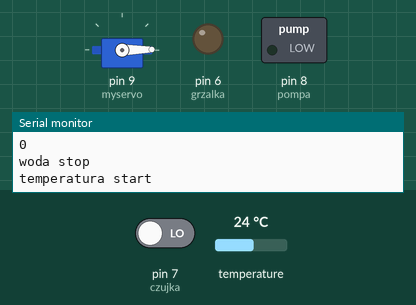
This sketch was run on a simulated Arduino Uno, built with avr-gcc and run on an emulated ATmega328P. On the bench: servo, switched loads named in the sketch (green lamp = pin HIGH), output pins drawn as LEDs (lit = HIGH), the last lines printed to the serial monitor. Dashed ring = blinking. Inputs (shaded band) come from the test bench; at power-on: temperature 24 °C, pin 7 (czujka) LOW.

Above: at 3.2 s.
3.3 s: temperature set to 22.1 °C
At 3.84 s:
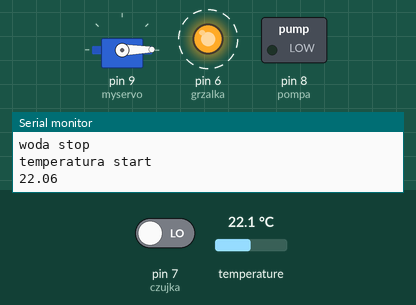
7.3 s: pin 7 (czujka) driven HIGH
At 9.1 s:
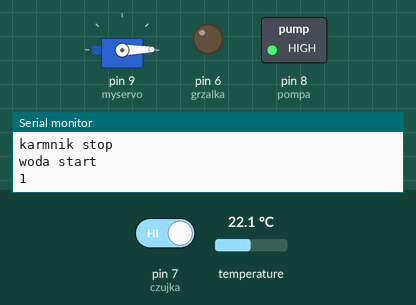
11.3 s: pin 7 (czujka) driven LOW
At 13.74 s:
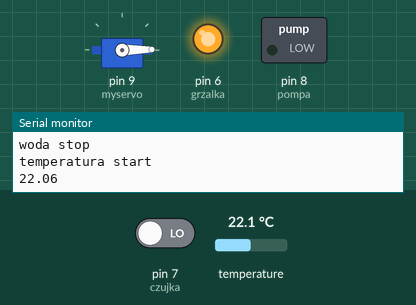
14.4 s: temperature set to 28 °C
At 15.4 s:
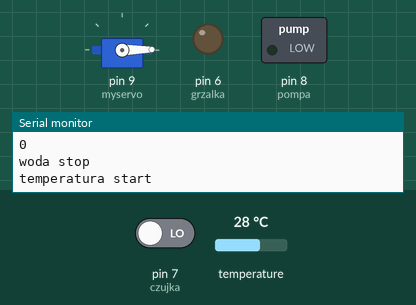
15.9 s: temperature set to 12 °C
At 56.1 s:
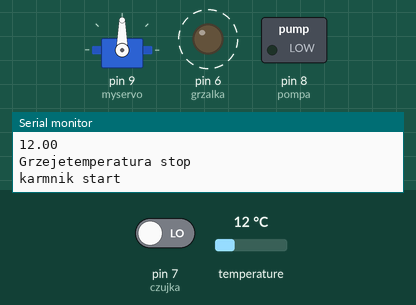
Timing chart, 0 to 57.1 s (numbered marks = the images above; inputs shaded):
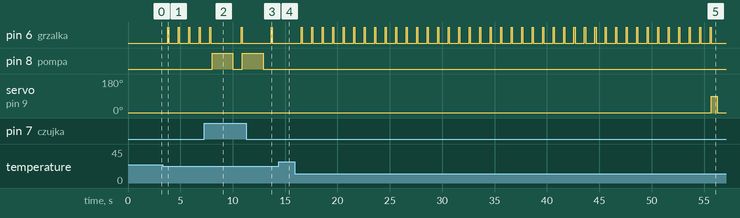

The sketch:

Akwarium.ino
```cpp
#include <Servo.h>
// czas pomiedzy pomiarami 5min - 300.000ms
#define ODSTEP 1000

#include <OneWire.h>
#include <DallasTemperature.h>
// Data wire is plugged into port 2 on the Arduino
#define ONE_WIRE_BUS 2
// Setup a oneWire instance to communicate with any OneWire devices (not just Maxim/Dallas temperature ICs)
OneWire oneWire(ONE_WIRE_BUS);
// Pass our oneWire reference to Dallas Temperature.
DallasTemperature sensors(&oneWire);
Servo myservo;


int czujka = 7;
int pompa = 8;
int grzalka = 6;

int stan = 0;
int licznik = 0;

unsigned long czas_poprzedni = 0;

void setup() {
        Serial.begin(9600);
        delay(2000);
        pinMode(czujka, INPUT);
	pinMode(pompa, OUTPUT);
        pinMode(grzalka, OUTPUT);
        digitalWrite(grzalka,LOW);
        sensors.begin();
        myservo.attach(9);
        myservo.write(1);
        Serial.println("Setup poszedl");
}

void loop()
{
	// czas liczony od momentu wlaczenia urzadzenia
	unsigned long czas_aktualny = millis();
	// sprawdza czy uplynal juz okreslony czas miedzy pomiarami
	if(czas_aktualny - czas_poprzedni > ODSTEP)

      {
	czas_poprzedni = czas_aktualny;
        licznik = licznik + 1;
        Serial.println("woda start");
        woda();
        Serial.println("woda stop");
        Serial.println("temperatura start");
        temperatura();
        Serial.println("temperatura stop");
        Serial.println("karmnik start");
        karmnik();
        Serial.println("karmnik stop");

	}
}


 void woda()
 {
   stan = digitalRead(czujka);
   Serial.println(stan);
   if (stan==1)
   {
   digitalWrite (pompa, HIGH);
   delay(2000);
   digitalWrite(pompa,LOW);
    }
 else
   {
   digitalWrite(pompa,LOW);
   }
 }


 void temperatura()
 {
   sensors.requestTemperatures();
   Serial.println(sensors.getTempCByIndex(0));
   float tempC = (sensors.getTempCByIndex(0));

      if (tempC < 23.00)
      {
    digitalWrite(grzalka,HIGH);
    delay (100);
    Serial.print("Grzeje");
    digitalWrite(grzalka,LOW);
   }
 }


void karmnik()
{
  if (licznik==50)
  {
    myservo.write(90);
    delay(550);
    myservo.write(1);
    delay(550);
    licznik=0;
}
}
```

Measured:
- the behaviour switches between 23 and 22.9 °C on temperature (found by bisection; images 0 and 1)
- after the input at 3.3 s, pin 6 (grzalka): alternates HIGH for 0.10 s and LOW for 0.90 s, starting after 0.49 s
- after the input at 7.3 s, pin 6 (grzalka): LOW → HIGH after 3.5 s, → LOW 0.10 s later; pin 8 (pompa): LOW → HIGH after 0.72 s, → LOW 2.0 s later, → HIGH 0.88 s later
- after the input at 11.3 s, pin 8 (pompa): goes on until 12.9 s, then stays LOW
- after the input at 14.4 s, pin 6 (grzalka): stops changing and stays LOW
- after the input at 15.9 s, pin 6 (grzalka): alternates HIGH for 0.10 s and LOW for 0.90 s, starting after 0.66 s
